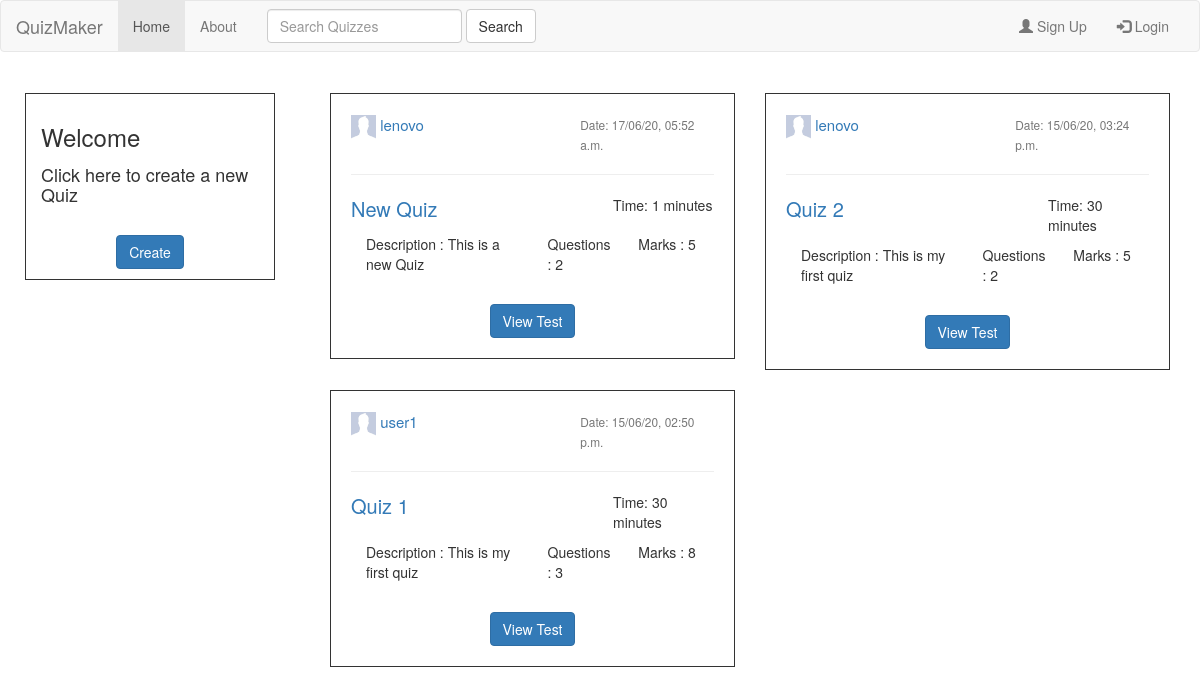
Before: / with the older database file.
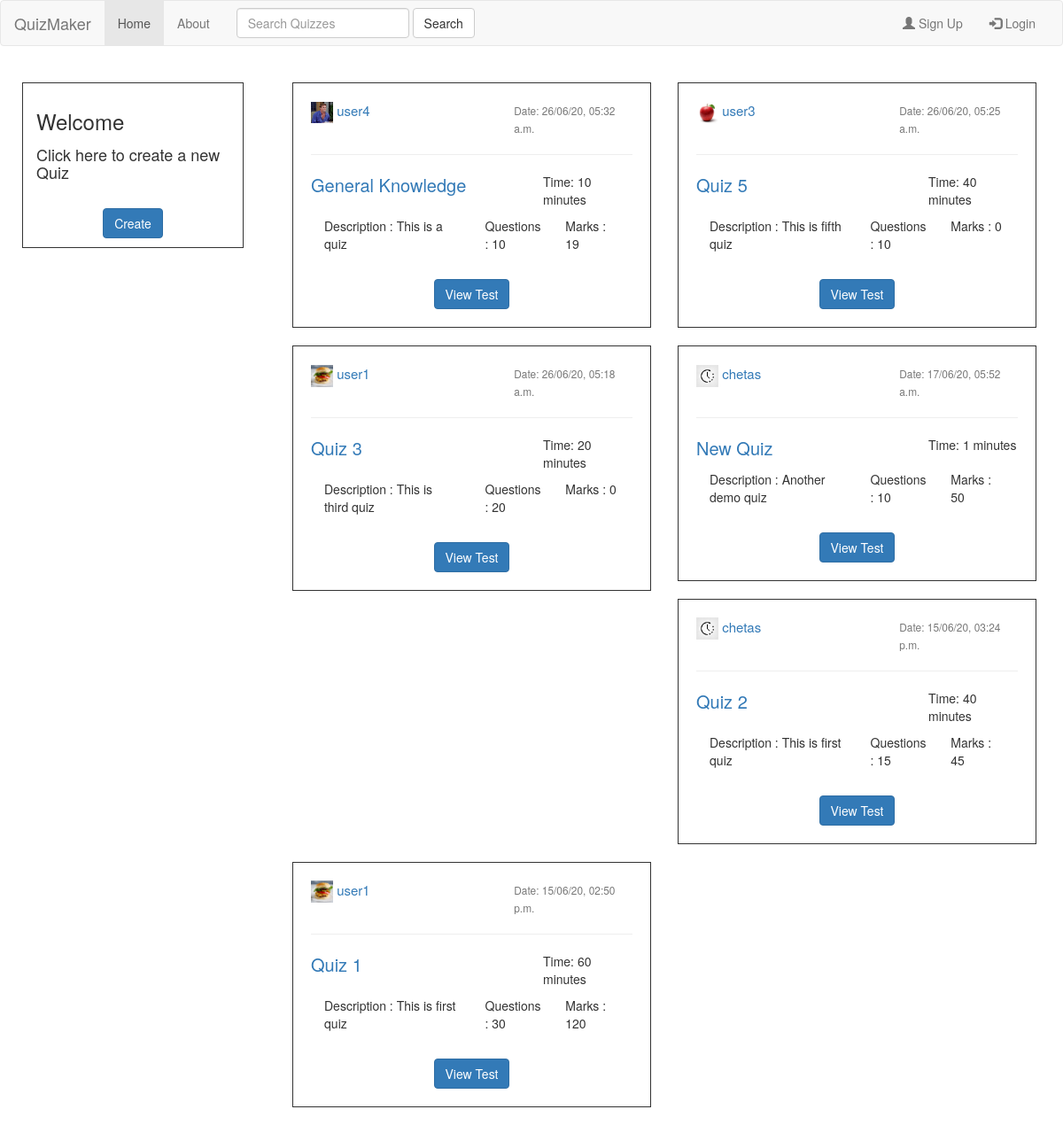
After: the same page with the newer database file.
### quiz/models.py (models this page shows, shortened)
class Quiz(models.Model):
    title = models.CharField(max_length=50)
    description = models.TextField(default=None)
    instructions = models.TextField(default=None)
    questions = models.IntegerField()
    marks = models.IntegerField(default=0)
    date_posted = models.DateTimeField(default=timezone.now)
    author = models.ForeignKey(User, on_delete=models.CASCADE)
    password = models.CharField(max_length=20, default=None)
    minutes = models.IntegerField(default=30)
    likes = models.IntegerField(default=0)

### users/models.py (models this page shows, shortened)
class Profile(models.Model):
    user = models.OneToOneField(User, on_delete=models.CASCADE)
    image = models.ImageField(default="default.jpg", upload_to='profile_pics')

### quiz/views.py (the view)
# urls.py: path('', HomeListView.as_view(), name='quiz-home'),
class HomeListView(ListView):
    model = Quiz
    template_name = 'quiz/home.html'
    context_object_name = 'quizes'
    ordering = ['-date_posted']
    def get_context_data(self, **kwargs):
        context = super().get_context_data(**kwargs)
        new_context_entry = "Home"
        context["title"] = new_context_entry
        return context

### quiz/templates/quiz/home.html
{% extends "quiz/base.html" %}
 {% block content %}
 <br>
   <div class="col-sm-3">
       <div class="row" style="border:1px solid; margin-left:10px; margin-right:10px; padding:10px;">
           <h3 style="padding-left:5px;">Welcome {{ request.user.first_name }} {{ request.user.last_name }}</h3>
           <h4 style="padding-left:5px; padding-top:5px;">Click here to create a new Quiz</h4>
           <br>
                  <div style="text-align:center;">
           <a href="{% url 'create_home' %}" class="btn btn-primary">Create</a>
       </div>
       </div>
       <br>
   </div>
   <div class="col-sm-9 ">
   {% for quiz in quizes %}
       <div class="col-sm-6">
           <div style="border:1px solid; padding:20px; margin-bottom: 20px;">
             <div class="media-body">
              <div class="row">
               <div class="col-sm-7">
                      <a class="mr-2" href="{% url 'user_details' quiz.author.id %}" style="font-size:15px;"><img class="rounded-circle article-img" src="{{ quiz.author.profile.image.url }}" style="width:25px;"> {{ quiz.author }}</a>
                  </div>
                  <div class="col-sm-5">
                      <small class="text-muted" >Date: {{ quiz.date_posted|date:"d/m/y, h:i a" }}</small>
                  </div>
              </div>
              <hr>
                 <div class="row">
                     <div class="col-sm-8">
                         <p style="font-size:20px;"><a class="article-title" href="#">{{ quiz.title }}</a></p>
                     </div>
                     <div class="col-sm-4">
                         <p class="article-content">Time: {{ quiz.minutes }} minutes</p>
                     </div>
                 </div>
              {% if not quiz.description %}
                 <div class="col-sm-6 ">
                     <p class="article-content">Description : There is no description.</p>
                 </div>
              {% else %}
                 <div class="col-sm-6 ">
                     <p class="article-content">Description : {{ quiz.description }}</p>
                 </div>
              {% endif %}
                 <div class="col-sm-3 ">
                     <p class="article-content">Questions : {{ quiz.questions }}</p>
                 </div>
                 <div class="col-sm-3 ">
                     <p class="article-content">Marks : {{ quiz.marks }}</p>
                 </div>
             </div>
               <br>
               <div style="text-align:center;">
                   <a href="{% url 'quiz_detail' quiz.id %}" class="btn btn-primary">View Test</a>
               </div>
           </div>
        </div>
   {% endfor %}
   </div>
 {% endblock %}

### quiz/templates/quiz/base.html (shortened to what this page needs)
<!DOCTYPE html>
<html>
<head>
    <link rel="stylesheet" href="https://maxcdn.bootstrapcdn.com/bootstrap/3.4.1/css/bootstrap.min.css">
</head>
<body>
    <nav id="menu" class="navbar navbar-default">
      <div class="container-fluid">
        <div class="navbar-header">
          <a class="navbar-brand" href="{% url 'quiz-home' %}">QuizMaker</a>
        </div>
          <div class="collapse navbar-collapse" id="myNavbar">
            <ul class="nav navbar-nav" role="tablist">
              <li><a href="{% url 'quiz-home' %}">Home</a></li>
              <li><a href="{% url 'quiz-about' %}">About</a></li>
            </ul>
            <form class="navbar-form navbar-left" action="/searches" method="GET">
              <div class="form-group">
                <input type="text" class="form-control" placeholder="Search Quizzes" name="Search">
              </div>
              <button type="submit" class="btn btn-default">Search</button>
            </form>
              {% if user.is_authenticated %}
                <ul class="nav navbar-nav navbar-right">
                    <li><a href="{% url 'profile' %}"><img class="rounded-circle article-img" src="{{ request.user.profile.image.url }}" style="width:25px;"> {{request.user.username}}</a></li>
                    <li><a href="{% url 'logout' %}"><span class="glyphicon glyphicon-log-out"></span> Logout</a></li>
                </ul>
              {% else %}
                <ul class="nav navbar-nav navbar-right">
                  <li><a href="{% url 'register' %}"><span class="glyphicon glyphicon-user"></span> Sign Up</a></li>
                  <li><a href="{% url 'login' %}"><span class="glyphicon glyphicon-log-in"></span> Login</a></li>
                </ul>
              {% endif %}
          </div>
      </div>
    </nav>
    <div class="row">
        <div class="col-sm-3 "></div>
        <div class="col-sm-6 ">
        </div>
        <div class="col-sm-3 "></div>
    </div>
    {% block content %}
    {% endblock %}
</body>
</html>

Changed rows visible on the page:
added Quiz: author.profile.image (picture), author "user4", date_posted "26/06/20, 05:32 a.m.", title "General Knowledge", minutes "10", description "This is a quiz", questions "10", marks "19"
added Quiz: author.profile.image (picture), author "user3", date_posted "26/06/20, 05:25 a.m.", title "Quiz 5", minutes "40", description "This is fifth quiz", questions "10", marks "0"
added Quiz: author.profile.image (picture), author "user1", date_posted "26/06/20, 05:18 a.m.", title "Quiz 3", minutes "20", description "This is third quiz", questions "20", marks "0"
changed Quiz "New Quiz": author.profile.image: picture added in place of a placeholder; author "lenovo" → "chetas"; description "This is a new Quiz" → "Another demo quiz"; questions "2" → "10"; marks "5" → "50"
changed Quiz "Quiz 2": author.profile.image: picture added in place of a placeholder; author "lenovo" → "chetas"; minutes "30" → "40"; description "This is my first quiz" → "This is first quiz"; questions "2" → "15"; marks "5" → "45"
changed Quiz "Quiz 1": author.profile.image: picture added in place of a placeholder; minutes "30" → "60"; description "This is my first quiz" → "This is first quiz"; questions "3" → "30"; marks "8" → "120"
